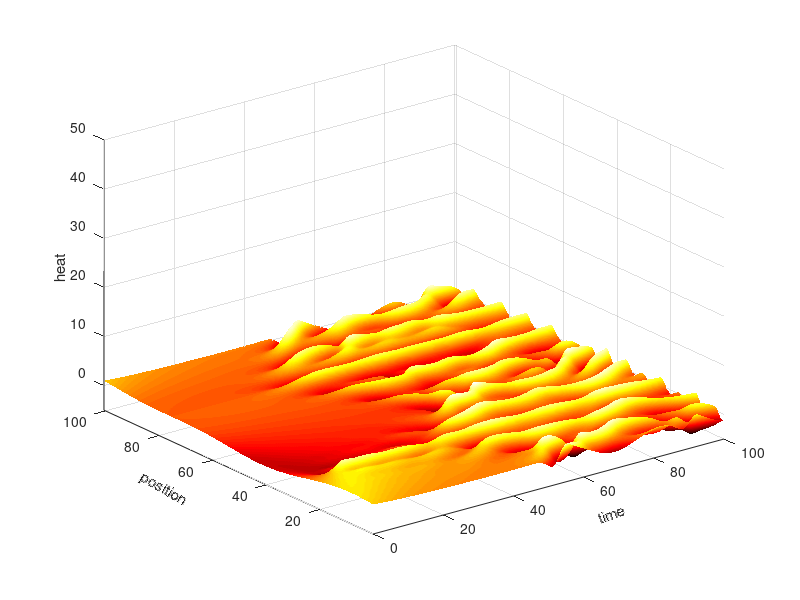
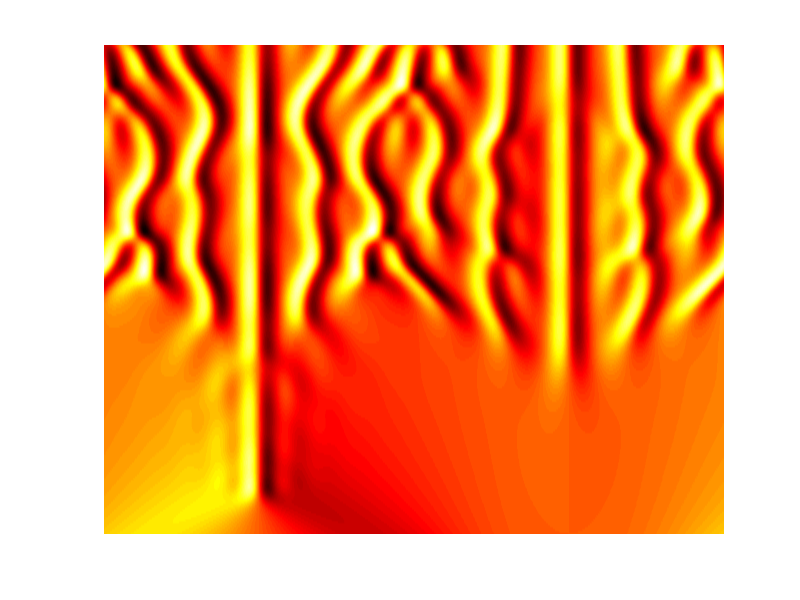

MATLAB code for these plots, in order:
clear all; close all; clc

% Kuramoto-Sivashinsky equation (from Trefethen)
% u_t = -u*u_x - u_xx - u_xxxx,  periodic BCs 

N = 1024;
x = 32*pi*(1:N)'/N;
u = cos(x/16).*(1+sin(x/16)); 
v = fft(u);

% % % % % %
%Spatial grid and initial condition:
h = 0.025;
k = [0:N/2-1 0 -N/2+1:-1]'/16;
L = k.^2 - k.^4;
E = exp(h*L); E2 = exp(h*L/2);
M = 16;
r = exp(1i*pi*((1:M)-.5)/M);
LR = h*L(:,ones(M,1)) + r(ones(N,1),:);
Q = h*real(mean( (exp(LR/2)-1)./LR ,2)); 
f1 = h*real(mean( (-4-LR+exp(LR).*(4-3*LR+LR.^2))./LR.^3 ,2)); 
f2 = h*real(mean( (2+LR+exp(LR).*(-2+LR))./LR.^3 ,2));
f3 = h*real(mean( (-4-3*LR-LR.^2+exp(LR).*(4-LR))./LR.^3 ,2));

% Main time-stepping loop:
uu = u; tt = 0;
tmax = 100; nmax = round(tmax/h); nplt = floor((tmax/250)/h); g = -0.5i*k;
for n = 1:nmax
t = n*h;
Nv = g.*fft(real(ifft(v)).^2);
a = E2.*v + Q.*Nv;
Na = g.*fft(real(ifft(a)).^2);
b = E2.*v + Q.*Na;
Nb = g.*fft(real(ifft(b)).^2);
c = E2.*a + Q.*(2*Nb-Nv);
Nc = g.*fft(real(ifft(c)).^2);
v = E.*v + Nv.*f1 + 2*(Na+Nb).*f2 + Nc.*f3; if mod(n,nplt)==0
        u = real(ifft(v));
uu = [uu,u]; tt = [tt,t]; end
end
% Plot results:
surf(tt,x,uu), shading interp, colormap(hot), axis tight 
% view([-90 90]), colormap(autumn); 
set(gca,'zlim',[-5 50]) 
xlabel('time', 'Rotation',20)
ylabel('position', 'Rotation',-30)
zlabel('heat')
save('kuramoto_sivishinky.mat','x','tt','uu')

%%
figure(2), pcolor(x,tt,uu.'),shading interp, colormap(hot),axis off

